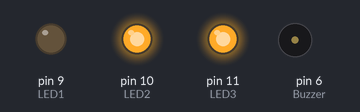
Simulated run of this sketch. Board: Arduino Uno, built with avr-gcc and run on an emulated ATmega328P. On the bench: output pins drawn as LEDs (lit = HIGH), buzzer (waves = sounding, pin HIGH).

Above: at 0.5 s.
At 1.5 s:
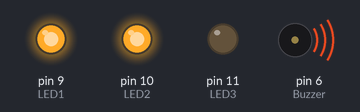
At 2.5 s:
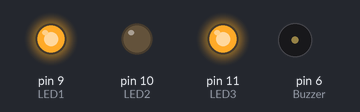
At 3.5 s:
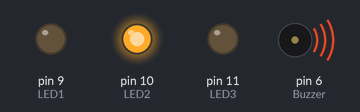
At 4.5 s:
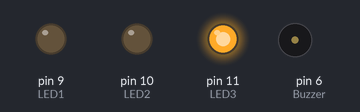
At 5.5 s:
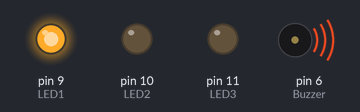
Timing chart, 0 to 7.8 s (numbered marks = the images above):
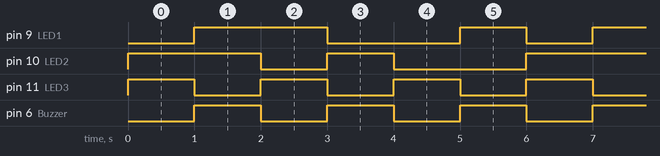

The sketch:

1-rgbBuzzer.ino
```cpp
int LED1 = 9;
int LED2 = 10;
int LED3 = 11;
int waktu = 1000;
int Buzzer = 6;

void setup() {
  // put your setup code here, to run once:

  pinMode(LED1, OUTPUT);
  pinMode(LED2, OUTPUT);
  pinMode(LED3, OUTPUT);
  pinMode(Buzzer, OUTPUT);
}

void merah() {
  digitalWrite(LED1, LOW);
  digitalWrite(LED2, HIGH);
  digitalWrite(LED3, HIGH);
}

void hijau() {
  digitalWrite(LED1, HIGH);
  digitalWrite(LED2, LOW);
  digitalWrite(LED3, HIGH);
}

void biru() {
  digitalWrite(LED1, HIGH);
  digitalWrite(LED2, HIGH);
  digitalWrite(LED3, LOW);
}

void ungu() {
  digitalWrite(LED1, LOW);
  digitalWrite(LED2, HIGH);
  digitalWrite(LED3, LOW);
}

void kuning() {
  digitalWrite(LED1, LOW);
  digitalWrite(LED2, LOW);
  digitalWrite(LED3, HIGH);
}

void cyan() {
  digitalWrite(LED1, HIGH);
  digitalWrite(LED2, LOW);
  digitalWrite(LED3, LOW);
}

void loop() {
  // put your main code here, to run repeatedly:
  merah();
  delay(waktu);
  biru();
  digitalWrite(Buzzer, HIGH);
  delay(waktu);
  digitalWrite(Buzzer, LOW);
  hijau();
  delay(waktu);
  ungu();
  digitalWrite(Buzzer, HIGH);
  delay(waktu);
  digitalWrite(Buzzer, LOW);
  kuning();
  delay(waktu);
  cyan();
  digitalWrite(Buzzer, HIGH);
  delay(waktu);
  digitalWrite(Buzzer, LOW);
}
```

Measured:
- by itself, pin 9 (LED1): repeats every 6.0 s: LOW 2.0 s, HIGH 1.0 s, LOW 1.0 s, HIGH 2.0 s
- by itself, pin 10 (LED2): repeats every 6.0 s: LOW 1.0 s, HIGH 1.0 s, LOW 2.0 s, HIGH 2.0 s
- by itself, pin 11 (LED3), pin 6 (Buzzer): alternates HIGH for 1.0 s and LOW for 1.0 s
